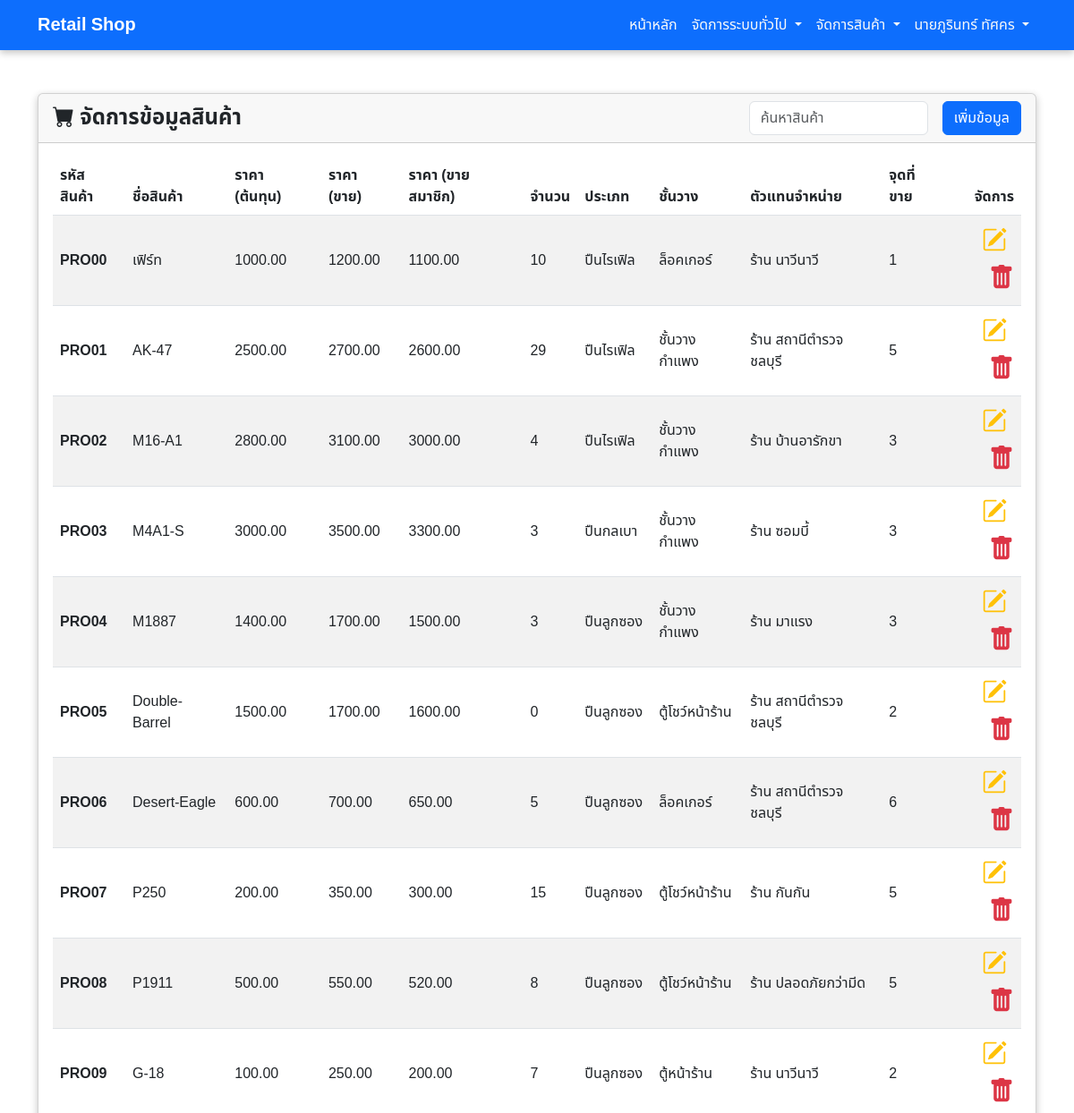
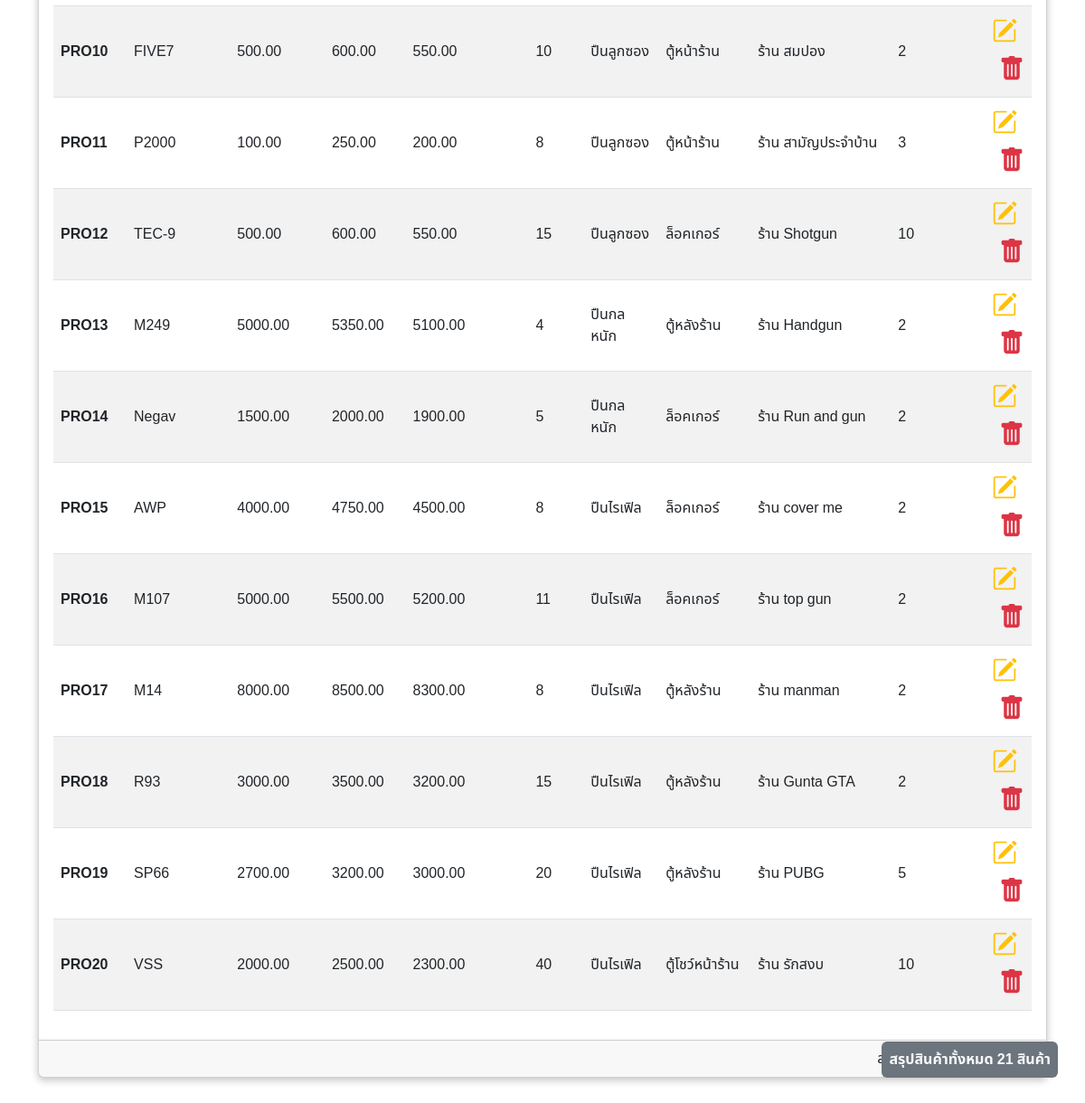
The app's page /management/product.php with its own data (2 pictures, top to bottom).
### tables this page shows
CREATE TABLE `product` (
  `Pro_id` varchar(8) NOT NULL,
  `Pro_name` varchar(100) NOT NULL,
  `Pro_cost` decimal(6,2) NOT NULL,
  `Pro_salePrice` decimal(6,2) NOT NULL,
  `Pro_memberPrice` decimal(6,2) NOT NULL,
  `Pro_amount` int(5) NOT NULL,
  `Cate_id` int(4) NOT NULL,
  `Shelf_no` varchar(5) NOT NULL,
  `Sup_id` varchar(8) NOT NULL,
  `Point_ofSale` int(5) NOT NULL,
  `Pro_status` int(1) NOT NULL
);

CREATE TABLE `product_category` (
  `Cate_id` int(4) NOT NULL,
  `Cate_name` varchar(50) NOT NULL
);

CREATE TABLE `shelf` (
  `Shelf_no` varchar(8) NOT NULL,
  `Shelf_name` varchar(50) NOT NULL
);

CREATE TABLE `supplier` (
  `Sup_id` varchar(8) NOT NULL,
  `Sup_name` varchar(50) NOT NULL,
  `Sup_Address` varchar(100) DEFAULT NULL,
  `Sup_tel` varchar(20) NOT NULL,
  `Contract_name` varchar(50) DEFAULT NULL,
  `Province_id` int(2) NOT NULL
);

### management/product.php (the view, shortened to what this page needs)
<?php
    include_once('../import/connect.php');
?>
<!DOCTYPE html>
<html lang="en">
<head>
    <?php include_once "../import/css.php"; ?>
</head>
<body>
    <?php include_once "../import/navbar.php" ?>
    <div class="mt-5 container">
        <div class="card mb-5" style="box-shadow: rgba(0, 0, 0, 0.24) 0px 3px 8px;">
            <div class="card-header d-flex flex-column flex-sm-row align-items-center justify-content-between row-gap-1">
                <div>
                    <h1 class="fs-4 fw-bold m-0 p-0">
                        <i class="bi bi-cart-fill"></i>
                        จัดการข้อมูลสินค้า
                    </h1>
                </div>
                <div class="d-flex align-items-center column-gap-3">
                    <input type="text" name="ID" id="searchProduct" class="form-control" placeholder="ค้นหาสินค้า" style="width: 200px;">
                    <a href="add_product.php" class="btn btn-primary">เพิ่มข้อมูล</a>
                </div>
            </div>
            <div class="card-body container py-3">
                <table class="table table-striped table-hover mx-auto align-middle">
                    <thead>
                        <tr class="bg-dark">
                            <th class="fw-bold">รหัสสินค้า</th>
                            <th class="fw-bold">ชื่อสินค้า</th>
                            <th class="fw-bold">ราคา (ต้นทุน)</th>
                            <th class="fw-bold">ราคา (ขาย)</th>
                            <th class="fw-bold">ราคา (ขายสมาชิก)</th>
                            <th class="fw-bold">จำนวน</th>
                            <th class="fw-bold">ประเภท</th>
                            <th class="fw-bold">ชั้นวาง</th>
                            <th class="fw-bold">ตัวแทนจำหน่าย</th>
                            <th class="fw-bold">จุดที่ขาย</th>
                            <th class="text-end">จัดการ</th>
                        </tr>
                    </thead>
                    <tbody>
                        <?php
                            $sql = "SELECT
                                        product.*, product_category.Cate_name, shelf.Shelf_name, supplier.Sup_name
                                    FROM
                                        product, product_category, shelf, supplier
                                    WHERE
                                        (product.Cate_id = product_category.Cate_id) AND
                                        (product.Shelf_no = shelf.Shelf_no) AND
                                        (product.Sup_id = supplier.Sup_id)
                                    ORDER BY product.Pro_id
                            ";
                            $result = $con->query($sql);
                            while ($data = mysqli_fetch_array($result)) {
                                ?>
                                <tr>
                                    <th><?php echo $data['Pro_id'] ?></th>
                                    <td><?php echo $data['Pro_name'] ?></td>
                                    <td><?php echo $data['Pro_cost'] ?></td>
                                    <td><?php echo $data['Pro_salePrice'] ?></td>
                                    <td><?php echo $data['Pro_memberPrice'] ?></td>
                                    <td><?php echo $data['Pro_amount'] ?></td>
                                    <td><?php echo $data['Cate_name'] ?></td>
                                    <td><?php echo $data['Shelf_name'] ?></td>
                                    <td><?php echo $data['Sup_name'] ?></td>
                                    <td><?php echo $data['Point_ofSale'] ?></td>
                                    <td class="text-end">
                                        <a href="edit_product.php" class="text-decoration-none fs-3 me-2"><i class="bi bi-pencil-square text-warning"></i></a>
                                        <a href="#" class="text-decoration-none fs-3"><i class="bi bi-trash-fill text-danger"></i></a>
                                    </td>
                                </tr>
                                <?php
                            }
                        ?>
                    </tbody>
                </table>
            </div>
            <div class="card-footer text-end">
                <?php
                    $all_rows = mysqli_num_rows($result);
                ?>
                <p class="m-0 p-0">สรุปสินค้าทั้งหมด <?php echo $all_rows ?> สินค้า</p>
            </div>
        </div>
    </div>
    <div class="container fixed-bottom mb-5">
        <p class="bg-secondary text-light p-2 m-0 rounded fw-bolder fs-6 position-absolute end-0 bottom-50" style="width: fit-content;">สรุปสินค้าทั้งหมด <?php echo $all_rows ?> สินค้า</p>
    </div>
</body>
</html>

### style.css (style rules this page uses)
* { padding: 0; margin: 0; box-sizing: border-box; font-family: 'Noto Sans Thai', Arial, sans-serif; }

### records on screen
product: Pro_id "PRO00", Pro_name "เฟิร์ท", Pro_cost "1000.00", Pro_salePrice "1200.00", Pro_memberPrice "1100.00", Pro_amount "10", Cate.Cate_name "ปืนไรเฟิล", Shelf_no.Shelf_name "ล็อคเกอร์", Sup.Sup_name "ร้าน นาวีนาวี", Point_ofSale "1"
product: Pro_id "PRO01", Pro_name "AK-47", Pro_cost "2500.00", Pro_salePrice "2700.00", Pro_memberPrice "2600.00", Pro_amount "29", Cate.Cate_name "ปืนไรเฟิล", Shelf_no.Shelf_name "ชั้นวางกำแพง", Sup.Sup_name "ร้าน สถานีตำรวจชลบุรี", Point_ofSale "5"
product: Pro_id "PRO02", Pro_name "M16-A1", Pro_cost "2800.00", Pro_salePrice "3100.00", Pro_memberPrice "3000.00", Pro_amount "4", Cate.Cate_name "ปืนไรเฟิล", Shelf_no.Shelf_name "ชั้นวางกำแพง", Sup.Sup_name "ร้าน บ้านอารักขา", Point_ofSale "3"
product: Pro_id "PRO03", Pro_name "M4A1-S", Pro_cost "3000.00", Pro_salePrice "3500.00", Pro_memberPrice "3300.00", Pro_amount "3", Cate.Cate_name "ปืนกลเบา", Shelf_no.Shelf_name "ชั้นวางกำแพง", Sup.Sup_name "ร้าน ซอมบี้", Point_ofSale "3"
product: Pro_id "PRO04", Pro_name "M1887", Pro_cost "1400.00", Pro_salePrice "1700.00", Pro_memberPrice "1500.00", Pro_amount "3", Cate.Cate_name "ปืนลูกซอง", Shelf_no.Shelf_name "ชั้นวางกำแพง", Sup.Sup_name "ร้าน มาแรง", Point_ofSale "3"
product: Pro_id "PRO05", Pro_name "Double-Barrel", Pro_cost "1500.00", Pro_salePrice "1700.00", Pro_memberPrice "1600.00", Pro_amount "0", Cate.Cate_name "ปืนลูกซอง", Shelf_no.Shelf_name "ตู้โชว์หน้าร้าน", Sup.Sup_name "ร้าน สถานีตำรวจชลบุรี", Point_ofSale "2"
product: Pro_id "PRO06", Pro_name "Desert-Eagle", Pro_cost "600.00", Pro_salePrice "700.00", Pro_memberPrice "650.00", Pro_amount "5", Cate.Cate_name "ปืนลูกซอง", Shelf_no.Shelf_name "ล็อคเกอร์", Sup.Sup_name "ร้าน สถานีตำรวจชลบุรี", Point_ofSale "6"
product: Pro_id "PRO07", Pro_name "P250", Pro_cost "200.00", Pro_salePrice "350.00", Pro_memberPrice "300.00", Pro_amount "15", Cate.Cate_name "ปืนลูกซอง", Shelf_no.Shelf_name "ตู้โชว์หน้าร้าน", Sup.Sup_name "ร้าน กันกัน", Point_ofSale "5"
product: Pro_id "PRO08", Pro_name "P1911", Pro_cost "500.00", Pro_salePrice "550.00", Pro_memberPrice "520.00", Pro_amount "8", Cate.Cate_name "ปืนลูกซอง", Shelf_no.Shelf_name "ตู้โชว์หน้าร้าน", Sup.Sup_name "ร้าน ปลอดภัยกว่ามีด", Point_ofSale "5"
product: Pro_id "PRO09", Pro_name "G-18", Pro_cost "100.00", Pro_salePrice "250.00", Pro_memberPrice "200.00", Pro_amount "7", Cate.Cate_name "ปืนลูกซอง", Shelf_no.Shelf_name "ตู้หน้าร้าน", Sup.Sup_name "ร้าน นาวีนาวี", Point_ofSale "2"
product: Pro_id "PRO10", Pro_name "FIVE7", Pro_cost "500.00", Pro_salePrice "600.00", Pro_memberPrice "550.00", Pro_amount "10", Cate.Cate_name "ปืนลูกซอง", Shelf_no.Shelf_name "ตู้หน้าร้าน", Sup.Sup_name "ร้าน สมปอง", Point_ofSale "2"
product: Pro_id "PRO11", Pro_name "P2000", Pro_cost "100.00", Pro_salePrice "250.00", Pro_memberPrice "200.00", Pro_amount "8", Cate.Cate_name "ปืนลูกซอง", Shelf_no.Shelf_name "ตู้หน้าร้าน", Sup.Sup_name "ร้าน สามัญประจำบ้าน", Point_ofSale "3"
product: Pro_id "PRO12", Pro_name "TEC-9", Pro_cost "500.00", Pro_salePrice "600.00", Pro_memberPrice "550.00", Pro_amount "15", Cate.Cate_name "ปืนลูกซอง", Shelf_no.Shelf_name "ล็อคเกอร์", Sup.Sup_name "ร้าน Shotgun", Point_ofSale "10"
product: Pro_id "PRO13", Pro_name "M249", Pro_cost "5000.00", Pro_salePrice "5350.00", Pro_memberPrice "5100.00", Pro_amount "4", Cate.Cate_name "ปืนกลหนัก", Shelf_no.Shelf_name "ตู้หลังร้าน", Sup.Sup_name "ร้าน Handgun", Point_ofSale "2"
product: Pro_id "PRO14", Pro_name "Negav", Pro_cost "1500.00", Pro_salePrice "2000.00", Pro_memberPrice "1900.00", Pro_amount "5", Cate.Cate_name "ปืนกลหนัก", Shelf_no.Shelf_name "ล็อคเกอร์", Sup.Sup_name "ร้าน Run and gun", Point_ofSale "2"
product: Pro_id "PRO15", Pro_name "AWP", Pro_cost "4000.00", Pro_salePrice "4750.00", Pro_memberPrice "4500.00", Pro_amount "8", Cate.Cate_name "ปืนไรเฟิล", Shelf_no.Shelf_name "ล็อคเกอร์", Sup.Sup_name "ร้าน cover me", Point_ofSale "2"
product: Pro_id "PRO16", Pro_name "M107", Pro_cost "5000.00", Pro_salePrice "5500.00", Pro_memberPrice "5200.00", Pro_amount "11", Cate.Cate_name "ปืนไรเฟิล", Shelf_no.Shelf_name "ล็อคเกอร์", Sup.Sup_name "ร้าน top gun", Point_ofSale "2"
product: Pro_id "PRO17", Pro_name "M14", Pro_cost "8000.00", Pro_salePrice "8500.00", Pro_memberPrice "8300.00", Pro_amount "8", Cate.Cate_name "ปืนไรเฟิล", Shelf_no.Shelf_name "ตู้หลังร้าน", Sup.Sup_name "ร้าน manman", Point_ofSale "2"
product: Pro_id "PRO18", Pro_name "R93", Pro_cost "3000.00", Pro_salePrice "3500.00", Pro_memberPrice "3200.00", Pro_amount "15", Cate.Cate_name "ปืนไรเฟิล", Shelf_no.Shelf_name "ตู้หลังร้าน", Sup.Sup_name "ร้าน Gunta GTA", Point_ofSale "2"
product: Pro_id "PRO19", Pro_name "SP66", Pro_cost "2700.00", Pro_salePrice "3200.00", Pro_memberPrice "3000.00", Pro_amount "20", Cate.Cate_name "ปืนไรเฟิล", Shelf_no.Shelf_name "ตู้หลังร้าน", Sup.Sup_name "ร้าน PUBG", Point_ofSale "5"
product: Pro_id "PRO20", Pro_name "VSS", Pro_cost "2000.00", Pro_salePrice "2500.00", Pro_memberPrice "2300.00", Pro_amount "40", Cate.Cate_name "ปืนไรเฟิล", Shelf_no.Shelf_name "ตู้โชว์หน้าร้าน", Sup.Sup_name "ร้าน รักสงบ", Point_ofSale "10"

### other values on screen
$all_rows "21"
